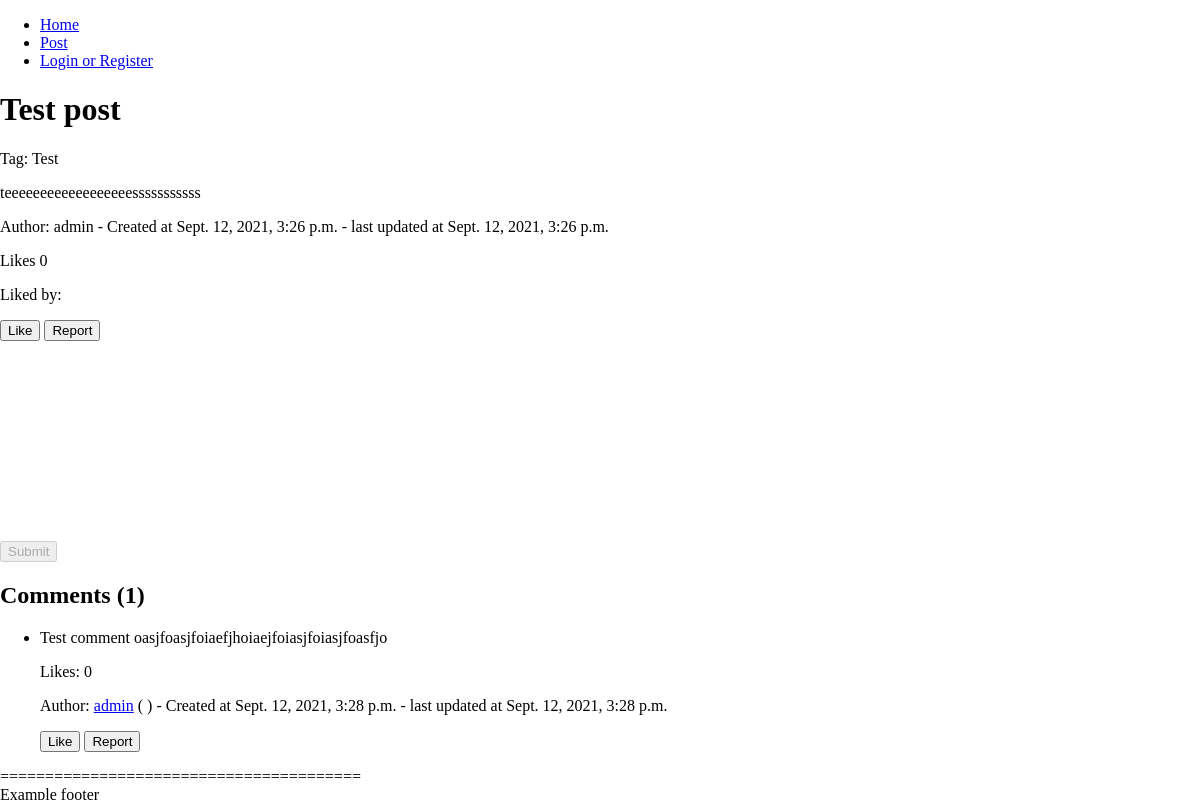
Before: /post/1/Test-post with the older database file.
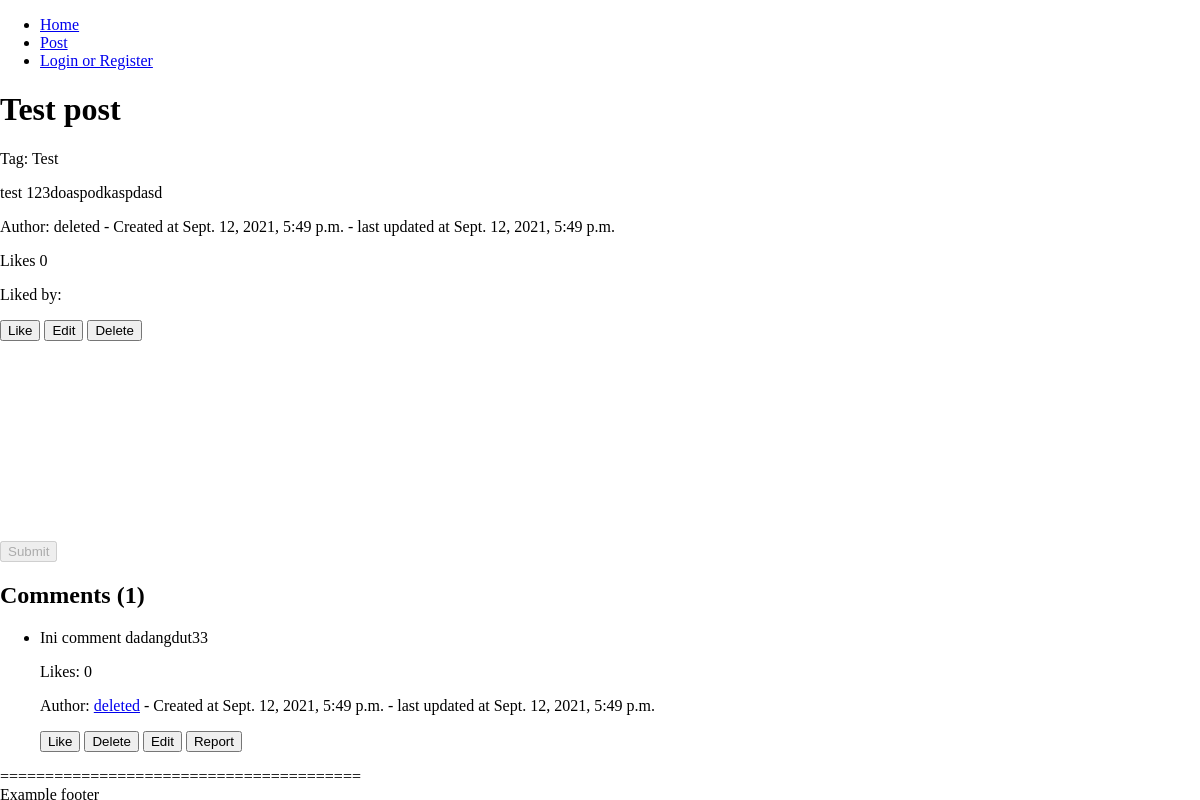
After: the same page with the newer database file.
### sehat_in_webproject/models.py (models this page shows)
class Post(models.Model): # Post
    id = models.AutoField(primary_key=True)
    title = models.CharField(max_length=200)
    content = models.TextField()
    tag = models.ForeignKey(Tag, on_delete=models.CASCADE, null=True)
    created_at = models.DateTimeField(auto_now_add=True)
    updated_at = models.DateTimeField(auto_now=True)
    user = models.ForeignKey(User, on_delete=models.SET_NULL, null=True)

class Comment(models.Model): # Comment of a post
    id = models.AutoField(primary_key=True)
    content = models.TextField()
    created_at = models.DateTimeField(auto_now_add=True)
    updated_at = models.DateTimeField(auto_now=True)
    post = models.ForeignKey(Post, on_delete=models.CASCADE)
    user = models.ForeignKey(User, on_delete=models.SET_NULL, null=True)

class Tag(models.Model): # Tag of a post, will be generated by admin only
    name = models.CharField(max_length=50)

### sehat_in_webproject/views.py (the view)
# urls.py: path('post/<str:id>/<str:title>', views.post_Url, name='post'), # Vanity url
def post_Url(request, id, title):
    if id is not None and title is not None:
        post = Post.objects.get(id=id)
        if title.replace('-', ' ') != post.title:
            return redirect('/post/' + str(post.id) + '/' + post.title.replace(' ', '-'))
        if post is not None:
            comments = Comment.objects.filter(post=post).order_by('created_at') # oldest to newest
            likes = Like.objects.filter(post=post)
            return render(request, 'post/postview.html', {'post': post, 'comments': comments, 'likes': likes})
        else:
            raise Http404
    else:
        raise Http404

### templates/post/postview.html (shortened to what this page needs)
<!DOCTYPE html>
{% load static %}
<html lang="en">
<head>
    <link rel="stylesheet" type="text/css" href="{% static 'css/style.css' %}">
    <link href="https://cdn.quilljs.com/1.3.6/quill.snow.css" rel="stylesheet">
</head>
<body>
    {% include 'templates/header.html' %}
    <div class="post">
        <h1>{{ post.title }}</a></h1>
        <p>Tag: {{ post.tag.name }}</p>
        {% autoescape off %}
        {{ post.content }}
        {% endautoescape %}
        <p> Author: {% if post.user == null %}deleted{% else %}{{ post.user }}{% endif %} - Created at {{ post.created_at }} - last updated at {{ post.updated_at }}</p>
        <p>Likes <span id="post-like-count">{{ likes|length }}</span></p>
        <p>Liked by:
        </p>
        <button class="button like" onclick="likePost('{{ user.is_authenticated }}', '{{ post.id }}', '{{ post.title }}', '{{ csrf_token }}')">Like</button>
        {% if post.user.id == user.id %}
            <button class="button edit" onclick="editPost('{{ user.is_authenticated }}', '{{ post.id }}', '{{ post.title }}')">Edit</button>
            <button class="button delete" onclick="deletePost('{{ user.is_authenticated }}', '{{ post.id }}', '{{ post.title }}', '{{ csrf_token }}')">Delete</button>
        {% else %}
            <button class="button report" onclick="reportPost('{{ user.is_authenticated }}', '{{ post.id }}', '{{ csrf_token }}')">Report</button>
        {% endif %}
    </div>
    <div class="comment-form">
        <div id="editor"></div>
        {% if user.is_authenticated %}
            <button type="submit" onclick="comment('{{ user.is_authenticated }}', '{{ post.id }}', '{{ post.title }}', '{{ csrf_token }}')">Submit</button>
        {% else %}
            <button type="submit" onclick="comment('{{ user.is_authenticated }}', '{{ post.id }}', '{{ post.title }}', '{{ csrf_token }}')" disabled>Submit</button>
        {% endif %}
    </div>
    <div class="comment-box">
        <h2>Comments ({{ comments|length }})</h2>
        <ul>
            {% for comment in comments %}
            <li class="comment" id="comments-{{ comment.id }}">
                <span id="fill-{{ comment.id }}">
                    <div style="max-width: 800px;" id="comment-{{comment.id}}">
                        {% autoescape off %}
                        {{ comment.content }}
                        {% endautoescape %}
                    </div>
                </span>
                <p>Likes: <span id="comment-like-count-{{ comment.id }}"> 0 </span></p>
                {% if comment.user == null %}
                <p>Author: <a href="/profile/deleted">deleted</a> - Created at {{ comment.created_at }} - last updated at {{ comment.updated_at }}</p>
                {% else %}
                <p>Author: <a href="/profile/{{ comment.user.username }}">{{ comment.user.username }}</a> ({{ comment.user.first_name }} {{ comment.user.last_name }}) - Created at {{ comment.created_at }} - last updated at {{ comment.updated_at }}</p>
                {% endif %}
                <button onclick="likeComment('{{ user.is_authenticated }}', '{{ post.id }}', '{{ post.title }}', '{{ comment.id }}', '{{ csrf_token }}')">Like</button>
                {% if comment.user.id == user.id %}
                <button onclick="deleteComment('{{ user.is_authenticated }}', '{{ post.id }}', '{{ post.title }}', '{{ comment.id }}', '{{ csrf_token }}', 'user')">Delete</button>
                <button onclick="editComment('{ user.is_authenticated }}', '{{ post.id }}', '{{ post.title }}', '{{ comment.id }}', '{{ csrf_token }}')">Edit</button>
                {% endif %}
                <button onclick="reportComment('{{ user.is_authenticated }}', '{{ comment.id }}')">Report</button>
            </li>
            {% endfor %}
        </ul>
    </div>
    {% include 'templates/footer.html' %}
</body>
</html>

Changed rows visible on the page:
removed Comment: content "Test comment oasjfoasjfoiaefjhoiaejfoiasjfoiasjfoasfjo", user.username "admin", created_at "Sept. 12, 2021, 3:28 p.m.", updated_at "Sept. 12, 2021, 3:28 p.m."
changed Post "Test post": content "teeeeeeeeeeeeeeeeeesssssssssss" → "test 123doaspodkaspdasd"; created_at "Sept. 12, 2021, 3:26 p.m." → "Sept. 12, 2021, 5:49 p.m."; updated_at "Sept. 12, 2021, 3:26 p.m." → "Sept. 12, 2021, 5:49 p.m."; user_id 1 → empty (drawn); user "admin" → (not shown)
added Comment: content "Ini comment dadangdut33", created_at "Sept. 12, 2021, 5:49 p.m.", updated_at "Sept. 12, 2021, 5:49 p.m."
Other visible differences:
text no longer shown: "Report"
text now shown: "deleted Edit Delete"
